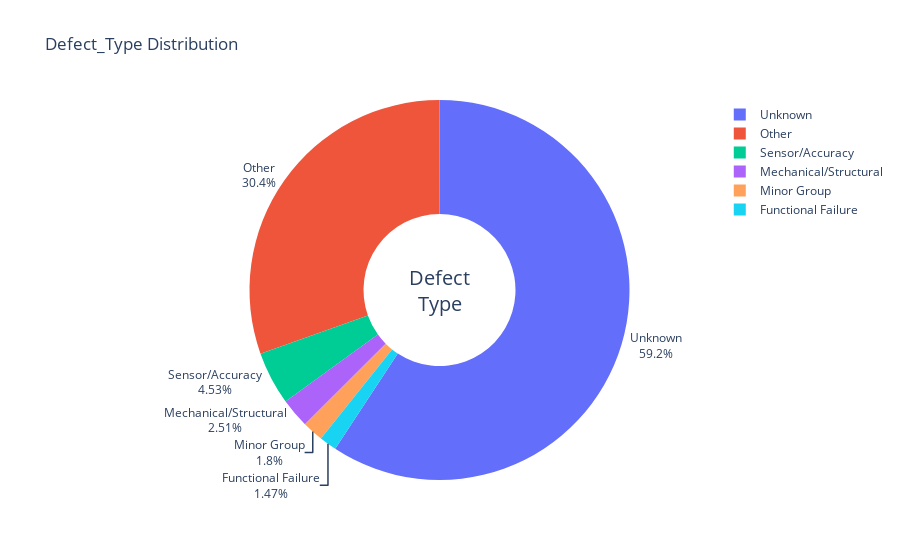

This figure's notebook cell:
### Code cell
eda_proportion(maude_lf, 'defect_type')

### Figure 1 — Plotly figure (JSON) as saved in the notebook; plotly's stock layout.template omitted (floating-point values rounded to 4 significant figures)
{"data": [{"hole": 0.4, "hoverinfo": "label+percent", "labels": ["Unknown", "Other", "Sensor/Accuracy", "Mechanical/Structural", "Functional Failure", "Minor Group"], "textinfo": "label+percent", "textposition": "outside", "type": "pie", "values": [43885, 22544, 3359, 1857, 1092, 1334]}], "layout": {"annotations": [{"font": {"size": 20}, "showarrow": false, "text": "Defect<br>Type", "x": 0.5, "y": 0.5}], "title": {"text": "Defect_Type Distribution"}}}
